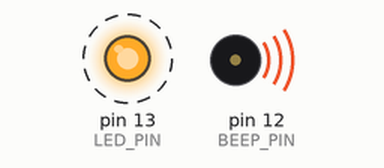
Recording of a sketch running on a simulated Arduino Uno, built with avr-gcc and run on an emulated ATmega328P. On the bench: output pins drawn as LEDs (lit = HIGH), buzzer (waves = sounding, pin HIGH). Dashed ring = blinking. What the sketch prints to the serial monitor is not drawn.

Above: at 3.8 s.
Timing chart, 0 to 6.6 s (numbered marks = the images above):
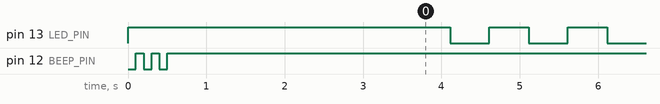

Measured:
- by itself, pin 13 (LED_PIN): alternates HIGH for 0.50 s and LOW for 0.50 s

The sketch:

Kibot1-JxbAR.ino
```cpp
/*******************************************************************************
  * @笔者  ： taobao
  * @日期  ： 2018年08月01日
  * @所属  ： 杭州众灵科技
  * @功能：   实现总线舵机串口收发功能 定时1S读位置
  * 硬件基于 arduino六路舵机控制板
 ******************************************************************************/

#include <Servo.h>       //声明调用Servo.h库

//初始化函数
void setup(){
    setup_nled();  //led灯闪烁初始化
    setup_beep();  //蜂鸣器初始化
    setup_uart();  //串口初始化
    setup_start(); //启动初始化
    setup_zx_servo();//舵机运行
}

//主循环函数
void loop(){
    loop_nled();   //切换LED灯状态实现LED灯闪烁
    loop_uart();   //解析串口接收到的字符串指令
    loop_read();   //循环读取判断发出去的值
}
```

global.ino
```cpp
/*----------------------------------------------------------------------------
    所有变量的定义
------------------------------------------------------------------------------*/

#define  LED_PIN    13              //宏定义工作指示灯引脚
#define  BEEP_PIN   12

#define nled_on() {digitalWrite(LED_PIN, LOW);}
#define nled_off() {digitalWrite(LED_PIN, HIGH);}

#define beep_on() {digitalWrite(BEEP_PIN, LOW);}
#define beep_off() {digitalWrite(BEEP_PIN, HIGH);}


char buffer[168];                 // 定义一个数组用来存储每小组动作组
String uart_receive_str = "";    //声明一个字符串数组
char uart1_get_ok = 0, uart1_mode=0;
char cmd_return[64];
char uart_receive_buf[168];
void(* resetFunc) (void) = 0;


/*************************************************************
函数名称：abs_int(int t)
功能介绍：输入一个数值，返回一个数的绝对值
函数参数：t 要输入的数值
返回值：  输入数的绝对值
*************************************************************/
int abs_int(int t) {
    if(t > 0)return t;
    return (-t);
}

/*************************************************************
函数名称：selection_sort(int *a, int len)
功能介绍：对 a 数进行排序
函数参数：a 要排序是的数
返回值：  len 输入数的个数
*************************************************************/
void selection_sort(int *a, int len) {
    int i,j,mi,t;
    for(i=0;i<len-1;i++) {
        mi = i;
        for(j=i+1;j<len;j++) {
            if(a[mi] > a[j]) {
                mi = j;
            }
        }

        if(mi != i) {
            t = a[mi];
            a[mi] = a[i];
            a[i] = t;
        }
    }
}

/*************************************************************
函数名称：str_contain_str(u8 *str, u8 *str2)
功能介绍：查询str是包含str2，并返回最后一个字符所在str的位置
函数参数：a 要排序是的数
          len 输入数的个数
返回值： 返回最后一个字符所在str的位置
*************************************************************/
u16 str_contain_str(u8 *str, u8 *str2) {
  u8 *str_temp, *str_temp2;
  str_temp = str;
  str_temp2 = str2;
  while(*str_temp) {
    if(*str_temp == *str_temp2) {
      while(*str_temp2) {
        if(*str_temp++ != *str_temp2++) {
          str_temp = str_temp - (str_temp2-str2) + 1;
          str_temp2 = str2;
          break;
        }
      }
      if(!*str_temp2) {
        return (str_temp-str);
      }
    } else {
      str_temp++;
    }
  }
  return 0;
}
```

loop.ino
```cpp
/*----------------------------------------------------------------------------
    关于设置类的都放在这个标签
------------------------------------------------------------------------------*/
/*************************************************************
函数名：loop_nled()
功能介绍：LED灯闪烁，每秒闪烁一次
函数参数：无
返回值：  无
*************************************************************/
void loop_nled() {
    static u8 val = 0;
    static unsigned long systick_ms_bak = 0;
    if(millis() - systick_ms_bak > 500) {
      systick_ms_bak = millis();
      if(val) {
        nled_on();
      } else {
        nled_off();
      }
      val = !val;
    }
}

void loop_read() {
   static long long systick_ms_bak = 0;
   static int index = 0, pwmv = 1500, timev = 0;
   static bool flag = false;

   //循环发送角度
   if(millis() - systick_ms_bak > 1000) {
      systick_ms_bak = millis();
      Serial.println("#000PRAD!");
   }
}


/*************************************************************
函数名：loop_uart()
功能介绍：解析串口接收到的字符串指令
函数参数：无
返回值：  无
*************************************************************/
void loop_uart(){
     int index, pwmv;
    if(uart1_get_ok) {
        //打印字符串，测试的时候可以用
        Serial.print(uart_receive_str);
        //转换成字符串数组
        uart_receive_str.toCharArray(uart_receive_buf, uart_receive_str.length()+1);

        if(uart1_mode == 1) {
            //读取的角度格式是 #000P1500! 这种格式，所以我们只需对这种格式进行解析就可以了 满足这个格式就是正确的数据
            if(uart_receive_buf[0] =='#' && uart_receive_buf[4] =='P' && uart_receive_buf[9] =='!') {
                index = (uart_receive_buf[1] - '0')*100 +  (uart_receive_buf[2] - '0')*10 +  (uart_receive_buf[3] - '0')*1;
                pwmv =  (uart_receive_buf[5] - '0')*1000 + (uart_receive_buf[6] - '0')*100 +  (uart_receive_buf[7] - '0')*10 +  (uart_receive_buf[8] - '0')*1;
                sprintf(cmd_return, "index = %03d  pwmv = %04d", index, pwmv);
                Serial.println(cmd_return);
            }
        }
        uart1_get_ok = 0;
        uart1_mode = 0;
        uart_receive_str = "";
    }
}

/*************************************************************
函数名：serialEvent()
功能介绍：接收串口发来的字符串
函数参数：无
返回值：  无
*************************************************************/
void serialEvent() {
    static char sbuf_bak;
    while(Serial.available())  {      //
        sbuf_bak = char(Serial.read());

        if(uart1_get_ok) return;
        if(uart1_mode == 0) {
          if(sbuf_bak == '#') {
            uart1_mode = 1;
          }
          uart_receive_str = "";
        }

        uart_receive_str  += sbuf_bak;

        if((uart1_mode == 1) && (sbuf_bak == '!')){
          uart1_get_ok = 1;
        }

        if(uart_receive_str.length() > 168) {
            uart_receive_str = "";
        }
    }
}
```

setup.ino
```cpp
/*----------------------------------------------------------------------------
    关于设置类的都放在这个标签
------------------------------------------------------------------------------*/

void setup_nled() {
    pinMode(LED_PIN,OUTPUT);               //设置引脚为输出模式
    digitalWrite(LED_PIN, HIGH );
}

void setup_beep() {
    pinMode(BEEP_PIN,OUTPUT);
    digitalWrite(BEEP_PIN, HIGH );
}

void setup_uart() {
    Serial.begin(115200);                 //初始化波特率为115200
}

void setup_start() {
  beep_on();delay(100);beep_off();delay(100);
  beep_on();delay(100);beep_off();delay(100);
  beep_on();delay(100);beep_off();delay(100);
}

void setup_zx_servo() {//开机动作测试舵机
    static int index = 0, pwmv = 1500, timev = 0;
    index = 0; pwmv = 1700;timev = 200;
    sprintf(cmd_return, ">>>#%03dP%04dT%04d!", index, pwmv, timev);
    Serial.println(cmd_return);
    delay(1000);

    index = 0; pwmv = 1300;timev = 200;
    sprintf(cmd_return, ">>>#%03dP%04dT%04d!", index, pwmv, timev);
    Serial.println(cmd_return);
    delay(1000);

    index = 0; pwmv = 1500;timev = 200;
    sprintf(cmd_return, ">>>#%03dP%04dT%04d!", index, pwmv, timev);
    Serial.println(cmd_return);
    delay(1000);

    Serial.println("#000PULK!");delay(10);
    Serial.println("#000PULM!");
}
```
